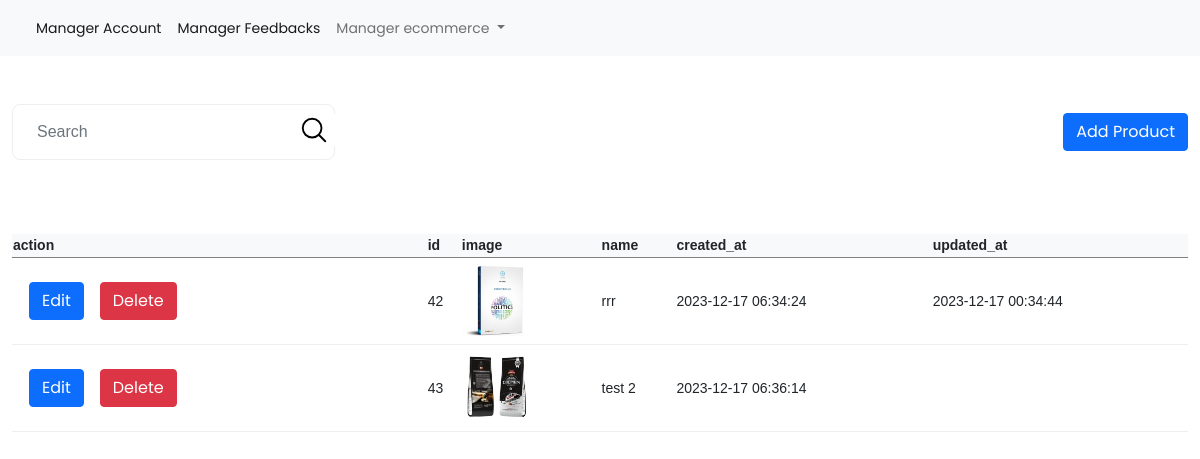
/admin/products/index.php, run on the app's committed database.
### tables this page shows
CREATE TABLE `products` (
  `id` int(11) NOT NULL,
  `name` varchar(200) NOT NULL,
  `brand` varchar(100) DEFAULT NULL,
  `price` int(11) NOT NULL,
  `desc` text NOT NULL,
  `image` text DEFAULT NULL,
  `created_at` timestamp NOT NULL DEFAULT current_timestamp(),
  `updated_at` timestamp NULL DEFAULT NULL
);

### app/models/Template.php (called while the page is built, shortened)
<?php
class Template
{
    public function render($view, $data)
    {
        extract($data);
        include BASE_URL . 'app/views/blocks/' . $view . '.php';
        return ob_get_clean();
    }
}

### admin/products/index.php (called while the page is built, shortened)
<?php
require_once "../../config/database.php";
$template = new Template();
$productModels = new Product();
$products = $productModels->getAllProducts();
$data = [
  'title' => 'Manage products',
  'slot' => $template->render('list_products', ["products"=>$products]),
];

### app/models/Product.php (called while the page is built, shortened)
<?php
class Product extends Database
{
    public static function getAllProducts()
    {
        $sql = parent::$connection->prepare("
        SELECT
    products.*,
    GROUP_CONCAT(DISTINCT CONCAT(sizes.id, ':', sizes.name, '~', colors.id, ':', colors.name, '~', product_details.quantity) SEPARATOR ';') AS product_details,
    GROUP_CONCAT(DISTINCT category_product.category_id) AS categoriesID,
    GROUP_CONCAT(DISTINCT CONCAT_WS('~', product_images.id, product_images.href_value)) AS galleries_image
    FROM
    products
    LEFT JOIN
    product_details ON product_details.product_id = products.id
    LEFT JOIN
    category_product ON category_product.product_id = products.id
    LEFT JOIN
    product_images ON product_images.product_id = products.id
    LEFT JOIN
    sizes ON sizes.id = product_details.size_id
    LEFT JOIN
    colors ON colors.id = product_details.color_id
    GROUP BY
    products.id;
        ");
        return parent::select($sql);
    }
}

### app/models/Database.php (called while the page is built, shortened)
<?php
class Database
{
    public static function select($stmt)
    {
        if ($stmt) {
            $stmt->execute();
            return $stmt->get_result()->fetch_all(MYSQLI_ASSOC);
        }
    }
}

### app/views/blocks/list_products.php (the view, shortened to what this page needs)
<div class="container-fluid">
		<div class="main row mt-4">
			<div class="manager">
				<div
					class="w-100 d-flex justify-content-between align-items-center py-4">
					<form class="search" action="FindProduct" method="get">
						<div class="row py-1 px-1">
							<div class="col-10 ">
								<input type="text" name="keyword" id="search"
									placeholder="Search" class="border-0 form-control">
							</div>
							<div class="col-2">
								<button class="bg-white border-0" type="submit">
									<svg style="width: 30px;" xmlns="http://www.w3.org/2000/svg"
										fill="none" viewBox="0 0 24 24" stroke-width="1.5"
										stroke="currentColor" class="w-6 h-6">
                      <path stroke-linecap="round"
											stroke-linejoin="round"
											d="M21 21l-5.197-5.197m0 0A7.5 7.5 0 105.196 5.196a7.5 7.5 0 0010.607 10.607z" />
                    </svg>
								</button>
							</div>
						</div>
					</form>
					<div>
						<a class="btn btn-primary" href="create.php"
							>Add
							Product</a>
					</div>
				</div>
			</div>
		</div>
        <div class="alert  <?= (isset($_SESSION['alert'])) ? $_SESSION['alert'] : "" ?>">
        </div>
		<div class="table w-100" style="overflow-x: auto ">
			<table class="w-100 border-1">
					<thead class="bg-light text-dark">
						<th>action</th>
						<th>id</th>
						<th>image</th>
						<th>name</th>
						<th>created_at</th>
						<th>updated_at</th>
					</thead>
					<tbody >
                    <?php
                    foreach ($products as $product):
                    ?>
						<tr>
							<td>
							<div class="me-5 d-flex">
                                <a class="btn btn-primary mx-3" href="edit.php?id=<?= $product['id'] ?>">Edit</a>
                                <form action="destroy.php" method="post" onSubmit=" return confirm('Confirm delete');">
                                <button class="btn btn-danger" type="submit" value="<?= $product['id'] ?>"
                                    name="product_id">Delete</button>
                                </form>
							</div>
							</td>
							<td class="py-2"><?= $product['id'] ?></td>
							<td class="py-2">
								<div>
									<img  style="width: 70px;height: 70px; object-fit: cover" alt="" src="../../public/img/products/<?= $product['image'] ?>">
								</div>
							</td>
							<td class="py-2"><?= $product['name'] ?></td>
							<td class="py-2"><?= $product['created_at'] ?></td>
							<td class="py-2"><?= $product['updated_at'] ?></td>
						</tr>
						<?php endforeach ?>
					</tbody>
				</table>
		</div>

### public/css/admin-style.css (style rules this page uses)
body { font-family: arial; padding: 0; margin: 0; font-size: 14px; }
a { text-decoration: none; }

### app/views/layout_admin.php (style rules this page uses)
body, a, button { font-family: 'Poppins', sans-serif; position: relative; }
thead { padding: 10px 0; }
.manager .search { border: 1px solid #eee; padding: 5px 8px; border-radius: 8px; }
.manager .search button { background-color: transparent; border-left: 1px solid #eee; }
tbody tr { border-bottom: 1px solid #eee; }

### data on the page
products: id "42", image (picture), name "rrr", created_at "2023-12-17 06:34:24", updated_at "2023-12-17 00:34:44"
products: id "43", image (picture), name "test 2", created_at "2023-12-17 06:36:14"
